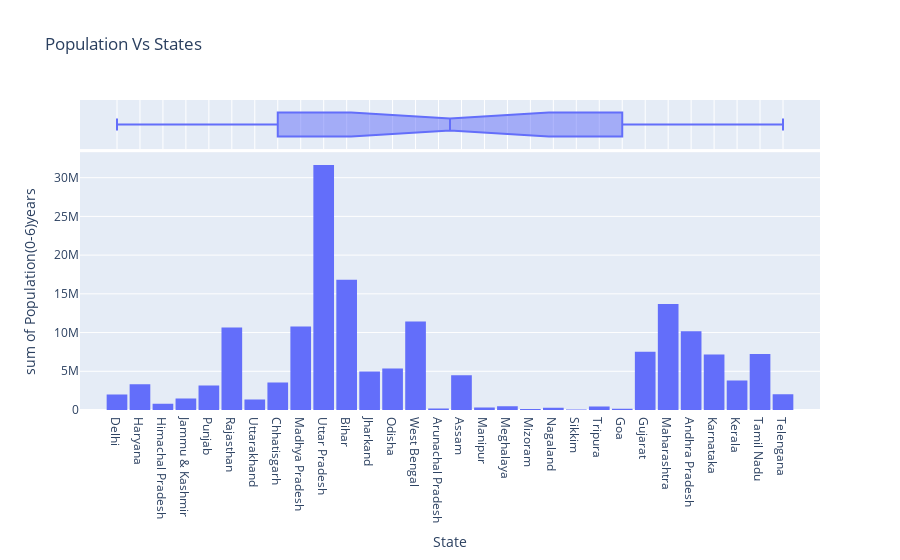

Notebook code cell kept with this figure:
### Code cell
fig = px.histogram(data, marginal='box',
                   x="State", 
                   y = "Population(0-6)years", 
                   title='Population Vs States')
fig.update_layout(bargap=0.1)
fig.show()

### Figure 1 — Plotly figure (JSON) as saved in the notebook; plotly's stock layout.template omitted (floating-point values rounded to 4 significant figures)
{"data": [{"alignmentgroup": "True", "bingroup": "x", "histfunc": "sum", "hovertemplate": "State=%{x}<br>sum of Population(0-6)years=%{y}<extra></extra>", "legendgroup": "", "marker": {"color": "#636efa", "pattern": {"shape": ""}}, "name": "", "offsetgroup": "", "orientation": "v", "showlegend": false, "type": "histogram", "x": ["Delhi", "Haryana", "Himachal Pradesh", "Jammu & Kashmir", "Punjab", "Rajasthan", "Uttarakhand", "Chhatisgarh", "Madhya Pradesh", "Uttar Pradesh", "Bihar", "Jharkand", "Odisha", "West Bengal", "Arunachal Pradesh", "Assam", "Manipur", "Meghalaya", "Mizoram", "Nagaland", "Sikkim", "Tripura", "Goa", "Gujarat", "Maharashtra", "Andhra Pradesh", "Karnataka", "Kerala", "Tamil Nadu", "Telengana"], "xaxis": "x", "y": [2016849, 3335537, 793137, 1485803, 3171829, 10651002, 1360032, 3554916, 10782214, 31624628, 16806063, 4956827, 5358810, 11414222, 205871, 4498075, 308585, 467979, 143734, 289678, 78195, 436446, 145968, 7532404, 13671126, 10171857, 7182100, 3793146, 7235160, 2018565], "yaxis": "y"}, {"alignmentgroup": "True", "hovertemplate": "State=%{x}<extra></extra>", "legendgroup": "", "marker": {"color": "#636efa"}, "name": "", "notched": true, "offsetgroup": "", "showlegend": false, "type": "box", "x": ["Delhi", "Haryana", "Himachal Pradesh", "Jammu & Kashmir", "Punjab", "Rajasthan", "Uttarakhand", "Chhatisgarh", "Madhya Pradesh", "Uttar Pradesh", "Bihar", "Jharkand", "Odisha", "West Bengal", "Arunachal Pradesh", "Assam", "Manipur", "Meghalaya", "Mizoram", "Nagaland", "Sikkim", "Tripura", "Goa", "Gujarat", "Maharashtra", "Andhra Pradesh", "Karnataka", "Kerala", "Tamil Nadu", "Telengana"], "xaxis": "x2", "yaxis": "y2"}], "layout": {"bargap": 0.1, "barmode": "relative", "legend": {"tracegroupgap": 0}, "title": {"text": "Population Vs States"}, "xaxis": {"anchor": "y", "domain": [0, 1], "title": {"text": "State"}}, "xaxis2": {"anchor": "y2", "domain": [0, 1], "matches": "x", "showgrid": true, "showticklabels": false}, "yaxis": {"anchor": "x", "domain": [0, 0.8316], "title": {"text": "sum of Population(0-6)years"}}, "yaxis2": {"anchor": "x2", "domain": [0.8416, 1], "matches": "y2", "showgrid": false, "showline": false, "showticklabels": false, "ticks": ""}}}
